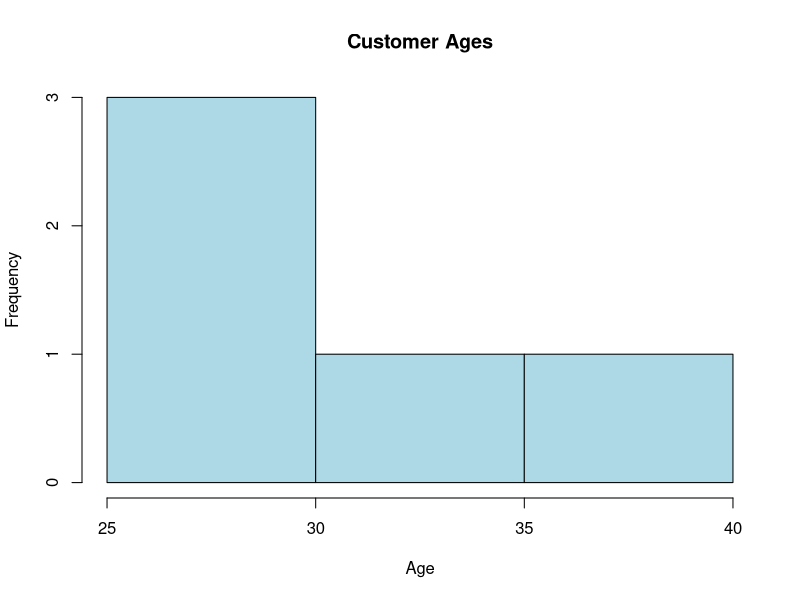
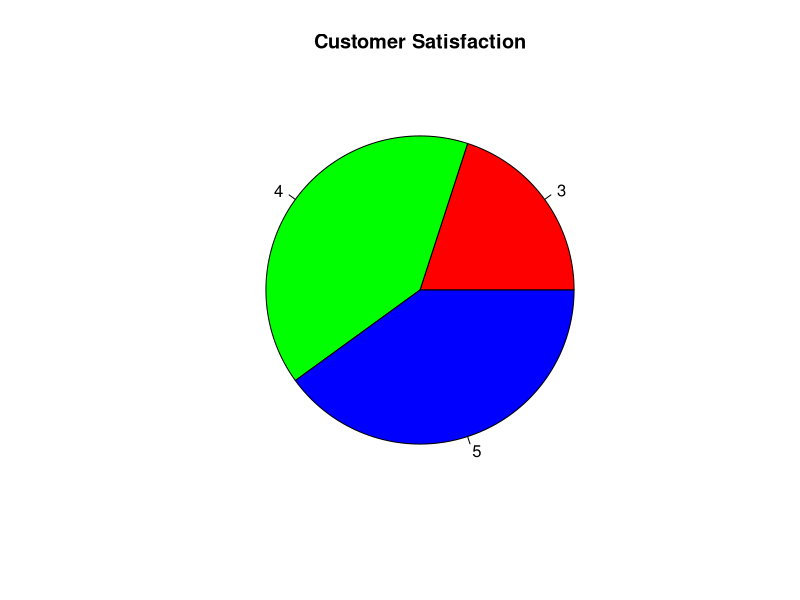
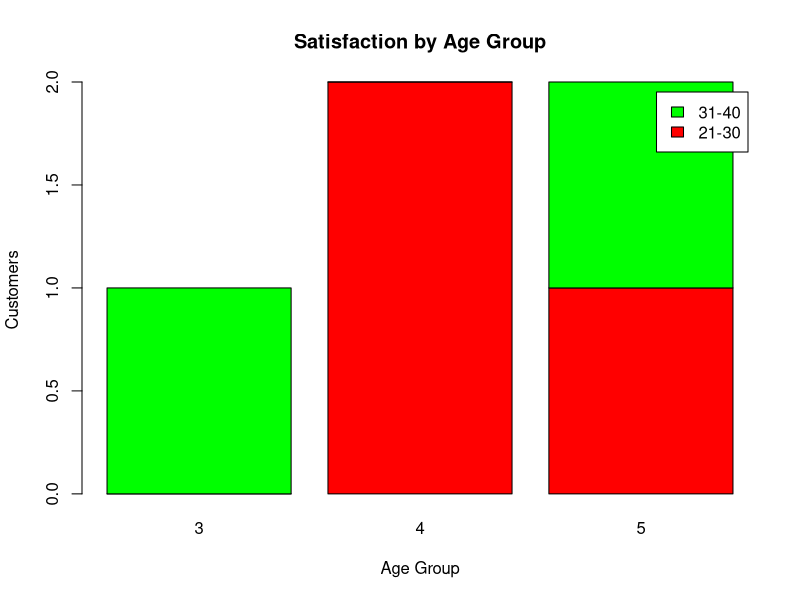
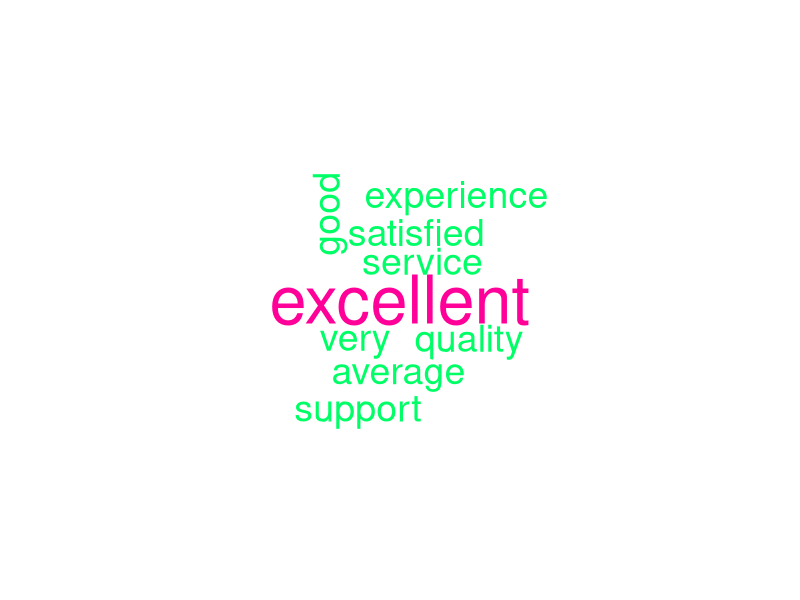

Write R code to recreate these figures, in order.
# Install packages (only once)
install.packages("wordcloud")
install.packages("tm")

# Load packages
library(wordcloud)
library(tm)

# Create Dataset
customer <- data.frame(
  CustomerID = c(1,2,3,4,5),
  Age = c(25,30,35,28,40),
  Satisfaction = c(4,5,3,4,5)
)

# -------------------------------
# Histogram
# -------------------------------

hist(customer$Age,
     main="Customer Ages",
     xlab="Age",
     ylab="Frequency",
     col="lightblue")

# -------------------------------
# Pie Chart
# -------------------------------

score <- table(customer$Satisfaction)

pie(score,
    labels=names(score),
    main="Customer Satisfaction",
    col=rainbow(3))

# -------------------------------
# Stacked Bar Chart
# -------------------------------

customer$AgeGroup <- ifelse(customer$Age<=30,"21-30","31-40")

data <- table(customer$AgeGroup,
              customer$Satisfaction)

barplot(data,
        main="Satisfaction by Age Group",
        xlab="Age Group",
        ylab="Customers",
        col=c("red","green","blue"),
        legend.text=TRUE)

# -------------------------------
# Word Cloud
# -------------------------------

feedback <- c(
  "Excellent service",
  "Very satisfied",
  "Average experience",
  "Good quality",
  "Excellent support"
)

wordcloud(
  words=unlist(strsplit(paste(feedback,collapse=" ")," ")),
  random.order=FALSE,
  colors=rainbow(10)
)
